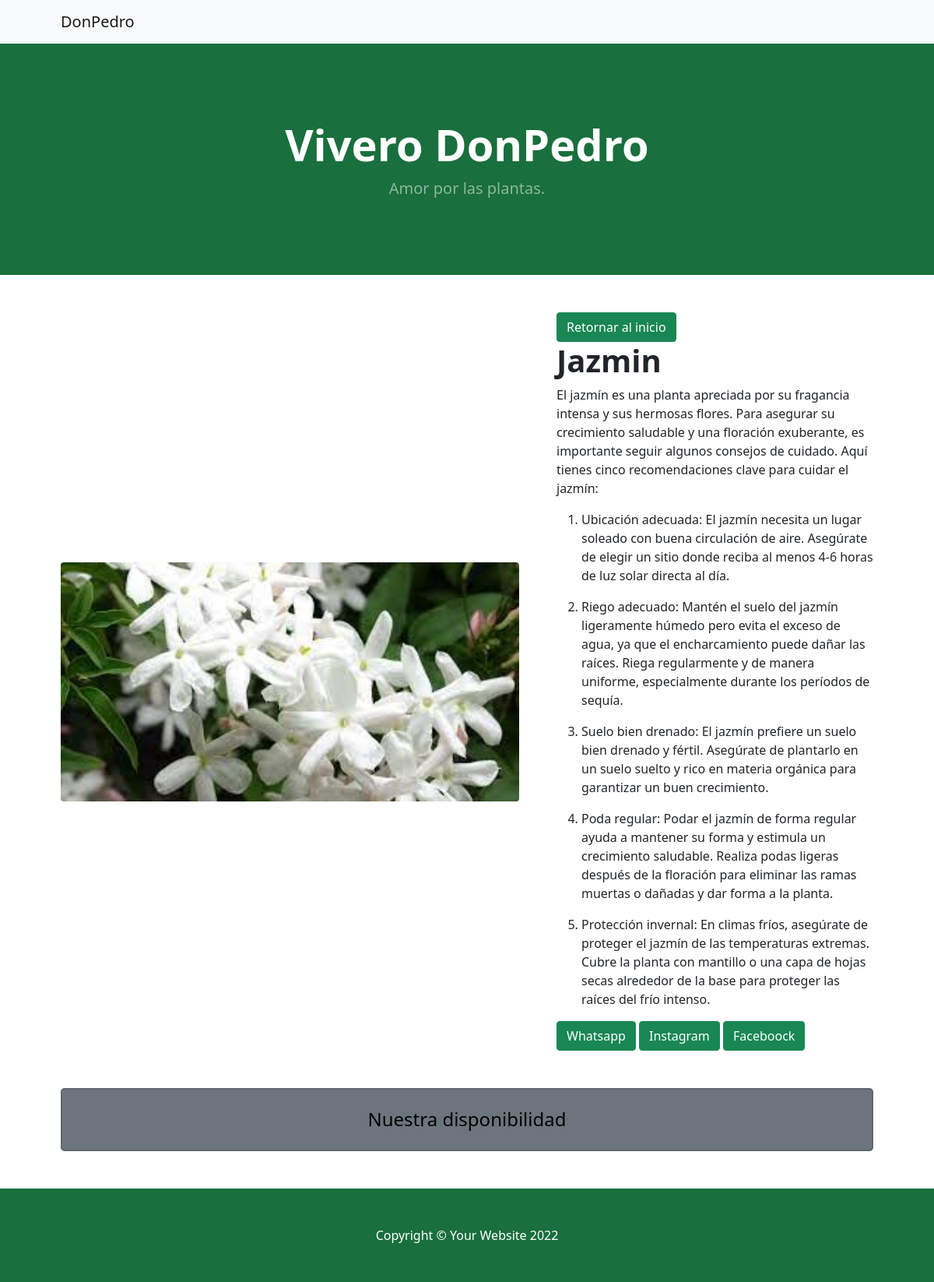
Screenshot of /detai/2/ with the database file from the repository.
### applications/gestion/models.py (models this page shows, shortened)
class PlantasModels(models.Model):
    name = models.CharField(
        'Nombre',
        max_length=30,
        unique=True
    )
    front = models.ImageField(
        'Imagen de Portada de la Planta',
        upload_to= 'clase',
    )
    desciption = RichTextField(
        blank=True
    )
    class Meta:
        verbose_name = 'Variedad de Planta'
        verbose_name_plural = 'Variedad de Plantas'

### applications/gestion/views.py (the view)
class PlantaDetailView(DetailView):
    model = PlantasModels
    template_name = "info.html"
    def get_context_data(self, **kwargs):
        context = super(PlantaDetailView, self).get_context_data(**kwargs)
        context['plantas'] = PlantaModel.objects.filter(
            plantas = context['object']
            )
        return context

### template/info.html (shortened to what this page needs)
{% extends 'home.html' %}
{% load static %}
{% block blockname %}
    <div class="container px-4 px-lg-5">
        <div class="row gx-4 gx-lg-5 align-items-center my-5">
            <div class="col-lg-7"><img class="img-fluid rounded mb-4 mb-lg-0" width="700" height="700" src="{{plantasmodels.front.url}}" alt="..." /></div>
            <div class="col-lg-5">
                <a class="btn btn-success" href= '{% url "plantas" %}'>Retornar al inicio</a>
                <h1 class="fw-bolder">{{plantasmodels.name}}</h1>
                <div>{{plantasmodels.desciption|safe}}</div>
                <a class="btn btn-success" href="#!">Whatsapp</a>
                <a class="btn btn-success" href="#!">Instagram</a>
                <a class="btn btn-success" href="#!">Faceboock</a>
            </div>
        </div>
        <div class="card text-white bg-secondary my-5 py-4 text-center">
            <h4 class="text-black m-0">Nuestra disponibilidad</h4>
        </div>
    </div>
{% endblock blockname %}

### rows the page displays
PlantasModels: front (picture), name "Jazmin", desciption "El jazmín es una planta apreciada por su fragancia intensa y sus hermosas flores. Para asegurar su crecimiento saludable y una floración exuberante, es importante seguir algunos consejos de cuidado. Aquí tienes cinco recomendaciones clave para cuidar el jazmín: Ubicación adecuada: El jazmín necesita un lugar soleado con buena circulación de aire. Asegúrate de elegir un sitio donde reciba al menos 4-6 horas de luz solar directa al día. Riego adecuado: Mantén el suelo del jazmín ligeramente húmedo pero evita el exceso de agua, ya que el encharcamiento puede dañar las raíces. Riega regularmente y de manera uniforme, especialmente durante los períodos de sequía. Suelo bien drenado: El jazmín…"
